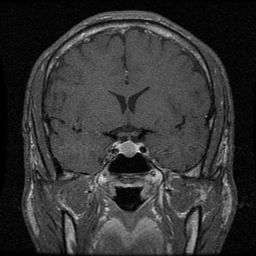
#> input picture Brain_MRI/dataset/images/1071.png, 256 x 256 px; its folder holds only this picture in this run
$ jupyter execute --allow-errors Brain_MRI_Otsu_vs_Sauvola.ipynb
#> lines starting #> are read from the running program, lines starting #| are printed output that depends on the picture; after the words box and inside, x2 and y2 are one past the last pixel; in counts of white or black regions, pixels touching at a corner belong together
# Brain MRI Tumor Segmentation
## Otsu vs Sauvola Thresholding

### Objective
To segment tumor regions in brain MRI images using:
- Global Otsu Thresholding
- Adaptive Sauvola Thresholding

### Evaluation Metrics
- Dice Coefficient
- Jaccard Index

### Dataset
Kaggle – Brain MRI Tumor Segmentation Dataset

[cell 1]
import os
import cv2
import numpy as np
import matplotlib.pyplot as plt
from skimage.filters import threshold_otsu, threshold_sauvola
from skimage.morphology import remove_small_objects

[cell 2]
image_dir = "dataset/images"
mask_dir = "dataset/masks"

Image Loader

[cell 3]
def load_data(filename):
#> called with filename = '1071.png'
    img_path = os.path.join(image_dir, filename)
    mask_path = os.path.join(mask_dir, filename)

    if not os.path.exists(mask_path):
        return None, None

    img = cv2.imread(img_path, 0)
#> img is the input picture: shape (256, 256); min 0, max 255, mean 52.9
    mask = cv2.imread(mask_path, 0)

    img = cv2.resize(img, (256,256))
    mask = cv2.resize(mask, (256,256))

    mask = mask > 127
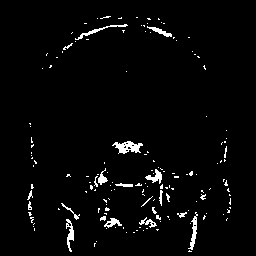
#> mask: shape (256, 256) bool; 2.9% white in thin lines or dots, all inside (x1, y1, x2, y2) = (27, 16, 231, 252)

    return img, mask

#> (a cell that did not finish here is left out)

#> (a cell that did not finish here is left out)

#> (a cell that did not finish here is left out)

[cell 7]
def dice_score(pred, true):
    intersection = np.logical_and(pred, true).sum()
    return 2 * intersection / (pred.sum() + true.sum() + 1e-6)

def jaccard(pred, true):
    intersection = np.logical_and(pred, true).sum()
    union = np.logical_or(pred, true).sum()
    return intersection / (union + 1e-6)

#> (the rest of this cell did not finish here and is left out)

[cell 8]
plt.figure(figsize=(10,7))

plt.subplot(2,3,1)
plt.title("MRI Image")
#> (the rest of this cell did not finish here and is left out)

[cell 9]
dice_o, dice_s = [], []
iou_o, iou_s = [], []

files = sorted(os.listdir(image_dir))

for file in files:
    img, true_mask = load_data(file)

    if img is None:
        continue

    t = threshold_otsu(img)
#> t = 45
    otsu_mask = img < t
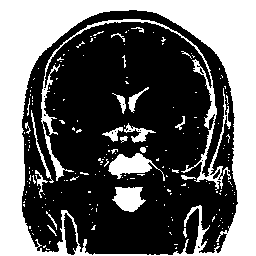
#> otsu_mask: shape (256, 256) bool; 39.2% white; 199 white regions (177 under 20 px), largest, box (x1, y1, x2, y2) and area: (0, 0, 256, 256) 20426, (41, 19, 231, 190) 2149, (108, 153, 165, 181) 719

    s_thresh = threshold_sauvola(img, window_size=25)
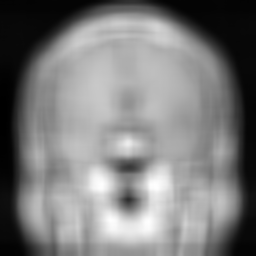
#> s_thresh: shape (256, 256) float64; min 2.6, max 88.37, mean 44.4; drawn with min black and max white
    sauvola_mask = img < s_thresh
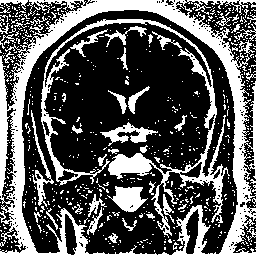
#> sauvola_mask: shape (256, 256) bool; 34.5% white; 659 white regions (614 under 20 px), largest, box (x1, y1, x2, y2) and area: (0, 0, 256, 256) 12128, (41, 19, 230, 238) 4368, (107, 186, 148, 212) 604

    otsu_mask = remove_small_objects(otsu_mask, 80)
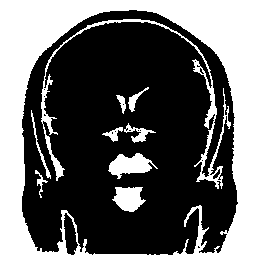
#> otsu_mask: shape (256, 256) bool; 37.4% white; 10 white regions, largest, box (x1, y1, x2, y2) and area: (0, 0, 256, 256) 20391, (41, 19, 231, 189) 2023, (108, 153, 158, 179) 702
    sauvola_mask = remove_small_objects(sauvola_mask, 80)
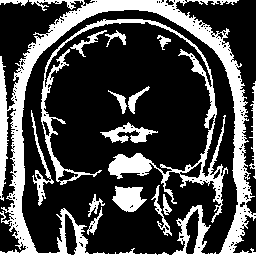
#> sauvola_mask: shape (256, 256) bool; 27.9% white; 16 white regions, largest, box (x1, y1, x2, y2) and area: (0, 0, 256, 256) 11092, (41, 19, 228, 223) 4042, (112, 186, 147, 212) 597

    dice_o.append(dice_score(otsu_mask, true_mask))
#> in dice_score, `intersection = np.logical_and(pred, true).sum()`: intersection = 0
    dice_s.append(dice_score(sauvola_mask, true_mask))

    iou_o.append(jaccard(otsu_mask, true_mask))
#> in jaccard, `union = np.logical_or(pred, true).sum()`: union = 26418
    iou_s.append(jaccard(sauvola_mask, true_mask))

print("Average Dice (Otsu):", round(np.mean(dice_o),3))
#| Average Dice (Otsu): 0.0
print("Average Dice (Sauvola):", round(np.mean(dice_s),3))
#| Average Dice (Sauvola): 0.0

$ run again, on Brain_MRI/dataset/images/1328.png
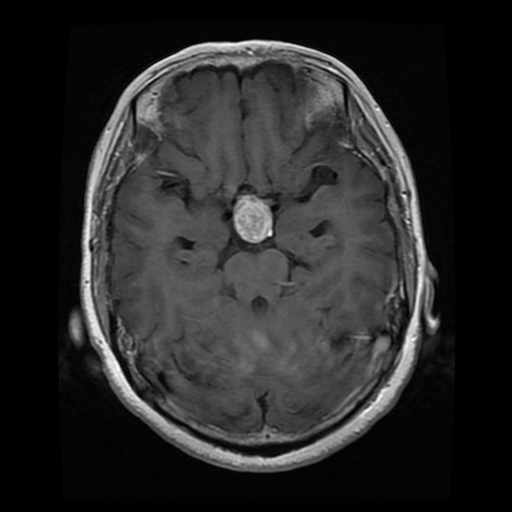
#> input picture Brain_MRI/dataset/images/1328.png, 512 x 512 px
#> in load_data, img is the input picture: shape (512, 512); min 0, max 255, mean 40.3
#> img: shape (256, 256)
#> in load_data, `mask = mask > 127`:
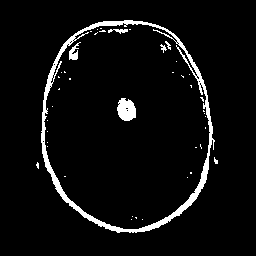
#> mask: shape (256, 256) bool; 5.2% white; 43 white regions (37 under 20 px), largest, box (x1, y1, x2, y2) and area: (41, 20, 215, 233) 2740, (117, 98, 136, 121) 333, (69, 42, 81, 60) 103, (108, 29, 128, 34) 57, (160, 44, 167, 53) 27, (165, 41, 171, 50) 23
#> t = 46
#> `sauvola_mask = remove_small_objects(sauvola_mask, 80)`:
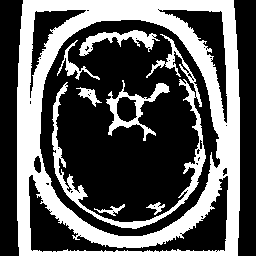
#> sauvola_mask: shape (256, 256) bool; 36% white; 8 white regions, largest, box (x1, y1, x2, y2) and area: (17, 0, 240, 256) 18507, (52, 34, 206, 229) 2745, (106, 80, 170, 141) 924
#> in dice_score, `intersection = np.logical_and(pred, true).sum()`: intersection = 0
#> union = 39962
#| Average Dice (Otsu): 0.0
#| Average Dice (Sauvola): 0.0

$ run again, on Brain_MRI/dataset/images/1334.png
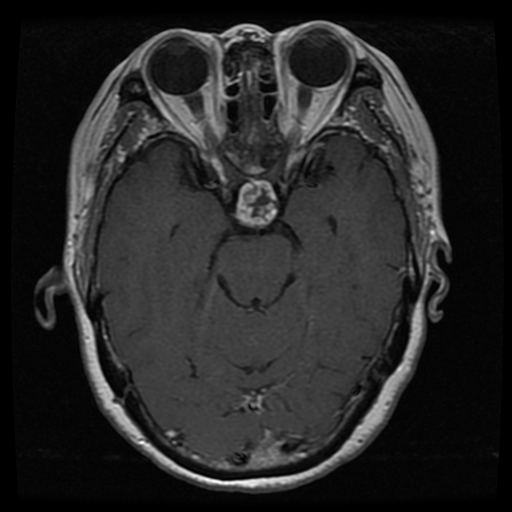
#> input picture Brain_MRI/dataset/images/1334.png, 512 x 512 px
#> in load_data, img is the input picture: shape (512, 512); min 0, max 255, mean 39.2
#> img: shape (256, 256)
#> in load_data, `mask = mask > 127`:
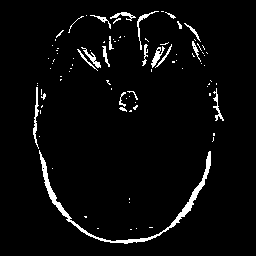
#> mask: shape (256, 256) bool; 3.8% white; 92 white regions (71 under 20 px), largest, box (x1, y1, x2, y2) and area: (39, 150, 211, 244) 1066, (33, 87, 39, 149) 143, (151, 46, 165, 68) 106
#> t = 41
#> `sauvola_mask = remove_small_objects(sauvola_mask, 80)`:
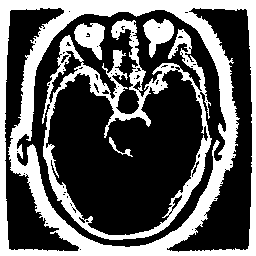
#> sauvola_mask: shape (256, 256) bool; 36% white; 5 white regions, box (x1, y1, x2, y2) and area: (0, 0, 256, 256) 15632, (42, 19, 212, 240) 6546, (74, 23, 105, 60) 682, (143, 19, 174, 58) 662, (109, 137, 133, 157) 96
#> in dice_score, `intersection = np.logical_and(pred, true).sum()`: intersection = 0
#> union = 36480
#| Average Dice (Otsu): 0.0
#| Average Dice (Sauvola): 0.0
